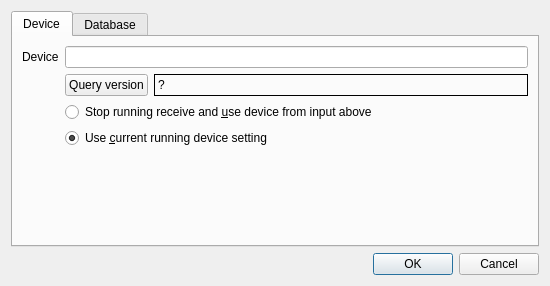
<?xml version="1.0" encoding="UTF-8"?>
<ui version="4.0">
 <class>PCNPreferences</class>
 <widget class="QDialog" name="PCNPreferences">
  <property name="geometry">
   <rect>
    <x>0</x>
    <y>0</y>
    <width>550</width>
    <height>286</height>
   </rect>
  </property>
  <property name="windowTitle">
   <string>Preferences</string>
  </property>
  <layout class="QVBoxLayout" name="verticalLayout">
   <item>
    <widget class="QTabWidget" name="tabWidget">
     <property name="currentIndex">
      <number>0</number>
     </property>
     <widget class="QWidget" name="tabDevice">
      <attribute name="title">
       <string>Device</string>
      </attribute>
      <layout class="QGridLayout" name="gridLayout_2">
       <item row="0" column="0">
        <widget class="QLabel" name="label_3">
         <property name="sizePolicy">
          <sizepolicy hsizetype="Maximum" vsizetype="Preferred">
           <horstretch>0</horstretch>
           <verstretch>0</verstretch>
          </sizepolicy>
         </property>
         <property name="text">
          <string>Device</string>
         </property>
        </widget>
       </item>
       <item row="0" column="1" colspan="2">
        <widget class="QLineEdit" name="deviceLedDevice"/>
       </item>
       <item row="1" column="1">
        <widget class="QPushButton" name="devicePbtQueryVersion">
         <property name="sizePolicy">
          <sizepolicy hsizetype="Fixed" vsizetype="Fixed">
           <horstretch>0</horstretch>
           <verstretch>0</verstretch>
          </sizepolicy>
         </property>
         <property name="text">
          <string>Query version</string>
         </property>
        </widget>
       </item>
       <item row="1" column="2">
        <widget class="QLabel" name="deviceLabVersion">
         <property name="frameShape">
          <enum>QFrame::Box</enum>
         </property>
         <property name="text">
          <string>?</string>
         </property>
        </widget>
       </item>
       <item row="2" column="1" colspan="2">
        <widget class="QRadioButton" name="deviceRbtStopReceiving">
         <property name="text">
          <string>Stop running receive and &amp;use device from input above</string>
         </property>
        </widget>
       </item>
       <item row="3" column="1" colspan="2">
        <widget class="QRadioButton" name="deviceRbtUserCurrentDevice">
         <property name="text">
          <string>Use &amp;current running device setting</string>
         </property>
         <property name="checked">
          <bool>true</bool>
         </property>
        </widget>
       </item>
       <item row="4" column="1">
        <spacer name="verticalSpacer_2">
         <property name="orientation">
          <enum>Qt::Vertical</enum>
         </property>
         <property name="sizeHint" stdset="0">
          <size>
           <width>20</width>
           <height>40</height>
          </size>
         </property>
        </spacer>
       </item>
      </layout>
     </widget>
     <widget class="QWidget" name="tabDatabase">
      <attribute name="title">
       <string>Database</string>
      </attribute>
      <layout class="QGridLayout" name="gridLayout_3">
       <item row="0" column="0">
        <widget class="QLabel" name="label_6">
         <property name="text">
          <string>Messages:</string>
         </property>
        </widget>
       </item>
       <item row="0" column="2">
        <widget class="QLabel" name="databaseLabMessageCount">
         <property name="text">
          <string>999</string>
         </property>
        </widget>
       </item>
       <item row="1" column="0">
        <widget class="QLabel" name="label_4">
         <property name="text">
          <string>Last message:</string>
         </property>
        </widget>
       </item>
       <item row="1" column="2">
        <widget class="QLabel" name="databaseLabLastMessageFrom">
         <property name="text">
          <string>01.01.2028</string>
         </property>
        </widget>
       </item>
       <item row="2" column="0">
        <widget class="QPushButton" name="databasePbtDelete">
         <property name="text">
          <string>Delete</string>
         </property>
        </widget>
       </item>
       <item row="2" column="1">
        <widget class="QLabel" name="label_5">
         <property name="text">
          <string>older than </string>
         </property>
        </widget>
       </item>
       <item row="2" column="2">
        <layout class="QHBoxLayout" name="horizontalLayout_3">
         <item>
          <widget class="QSpinBox" name="databaseSpbOlderThan">
           <property name="maximum">
            <number>999</number>
           </property>
          </widget>
         </item>
         <item>
          <widget class="QLabel" name="label_7">
           <property name="text">
            <string>days</string>
           </property>
          </widget>
         </item>
         <item>
          <spacer name="horizontalSpacer_2">
           <property name="orientation">
            <enum>Qt::Horizontal</enum>
           </property>
           <property name="sizeHint" stdset="0">
            <size>
             <width>323</width>
             <height>20</height>
            </size>
           </property>
          </spacer>
         </item>
        </layout>
       </item>
       <item row="3" column="0" colspan="2">
        <widget class="QLabel" name="label_8">
         <property name="font">
          <font>
           <weight>75</weight>
           <bold>true</bold>
          </font>
         </property>
         <property name="text">
          <string>On database query read:</string>
         </property>
        </widget>
       </item>
       <item row="4" column="0" colspan="2">
        <widget class="QLabel" name="databaseMsgNotOlder">
         <property name="text">
          <string>Messages not older than</string>
         </property>
        </widget>
       </item>
       <item row="4" column="2">
        <layout class="QHBoxLayout" name="horizontalLayout">
         <item>
          <widget class="QSpinBox" name="databaseSpbMaxAge">
           <property name="maximum">
            <number>9999</number>
           </property>
          </widget>
         </item>
         <item>
          <widget class="QLabel" name="databaseLabDays">
           <property name="text">
            <string>days - 0 for unlimited</string>
           </property>
          </widget>
         </item>
         <item>
          <spacer name="horizontalSpacer">
           <property name="orientation">
            <enum>Qt::Horizontal</enum>
           </property>
           <property name="sizeHint" stdset="0">
            <size>
             <width>40</width>
             <height>20</height>
            </size>
           </property>
          </spacer>
         </item>
        </layout>
       </item>
       <item row="5" column="0" colspan="2">
        <widget class="QLabel" name="databaseLabAtMaximum">
         <property name="text">
          <string>At maximum</string>
         </property>
        </widget>
       </item>
       <item row="5" column="2">
        <layout class="QHBoxLayout" name="horizontalLayout_2">
         <item>
          <widget class="QSpinBox" name="databaseSpbMaxRead">
           <property name="maximum">
            <number>9999</number>
           </property>
          </widget>
         </item>
         <item>
          <widget class="QLabel" name="databaseLabMaximum">
           <property name="text">
            <string>0 for unlimited</string>
           </property>
          </widget>
         </item>
         <item>
          <spacer name="horizontalSpacer_3">
           <property name="orientation">
            <enum>Qt::Horizontal</enum>
           </property>
           <property name="sizeHint" stdset="0">
            <size>
             <width>40</width>
             <height>20</height>
            </size>
           </property>
          </spacer>
         </item>
        </layout>
       </item>
       <item row="6" column="2">
        <spacer name="verticalSpacer_3">
         <property name="orientation">
          <enum>Qt::Vertical</enum>
         </property>
         <property name="sizeHint" stdset="0">
          <size>
           <width>20</width>
           <height>40</height>
          </size>
         </property>
        </spacer>
       </item>
      </layout>
     </widget>
    </widget>
   </item>
   <item>
    <widget class="QDialogButtonBox" name="buttonBox">
     <property name="orientation">
      <enum>Qt::Horizontal</enum>
     </property>
     <property name="standardButtons">
      <set>QDialogButtonBox::Cancel|QDialogButtonBox::Ok</set>
     </property>
    </widget>
   </item>
  </layout>
 </widget>
 <resources/>
 <connections>
  <connection>
   <sender>buttonBox</sender>
   <signal>accepted()</signal>
   <receiver>PCNPreferences</receiver>
   <slot>accept()</slot>
   <hints>
    <hint type="sourcelabel">
     <x>248</x>
     <y>254</y>
    </hint>
    <hint type="destinationlabel">
     <x>157</x>
     <y>274</y>
    </hint>
   </hints>
  </connection>
  <connection>
   <sender>buttonBox</sender>
   <signal>rejected()</signal>
   <receiver>PCNPreferences</receiver>
   <slot>reject()</slot>
   <hints>
    <hint type="sourcelabel">
     <x>316</x>
     <y>260</y>
    </hint>
    <hint type="destinationlabel">
     <x>286</x>
     <y>274</y>
    </hint>
   </hints>
  </connection>
 </connections>
</ui>
